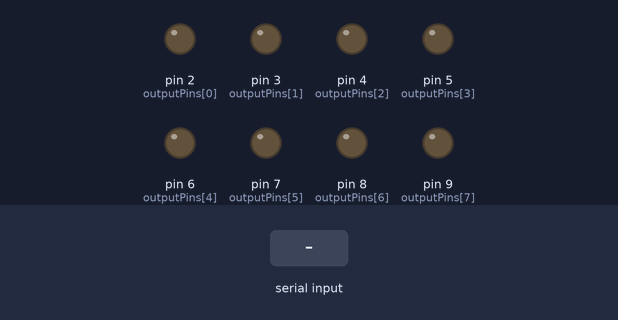
Bench run of a sketch on a simulated Arduino Uno, built with avr-gcc and run on an emulated ATmega328P. Parts: output pins drawn as LEDs (lit = HIGH). The test bench sets the inputs (shaded band).

Above: at 1.2 s.
1.3 s: byte 30 received over Serial
At 2.7 s:
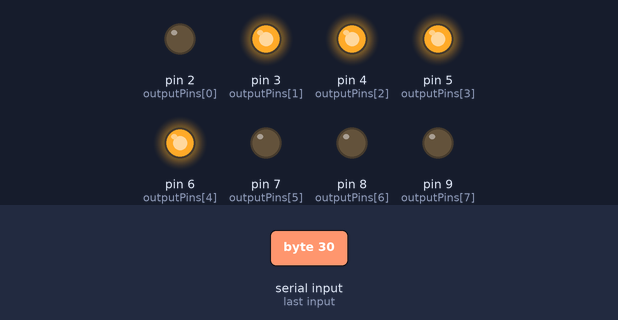
4.3 s: byte 90 received over Serial
At 5.0 s:
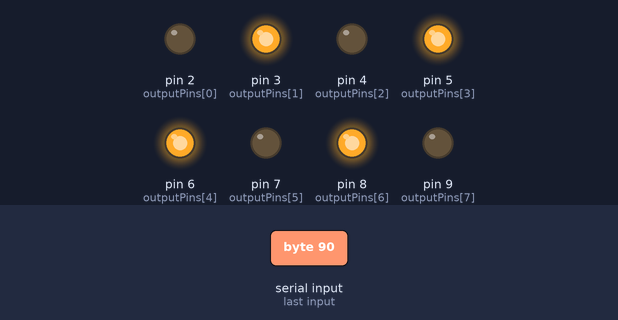
7.3 s: byte 120 received over Serial
At 8.4 s:
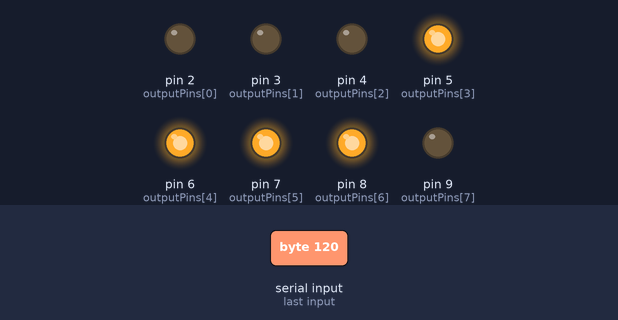
Timing chart, 0 to 10.8 s (numbered marks = the images above; inputs shaded):
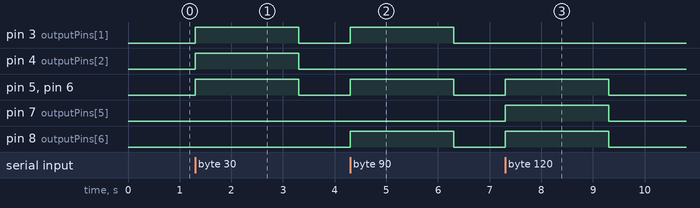

The sketch:

commented_firmware.ino
```cpp
// (licence header left out)
#include "Arduino.h";
// the following pin numbers depend on where you actually put the wires on your device
const int outputPins[] = {2,3,4,5,6,7,8,9};

void setup() {
  Serial.begin(115200);
  // "auto" is inferring variable type from "outputPins" array = int
  for(auto pin: outputPins) pinMode(pin, OUTPUT);
}

// The expected byte is an ASCII character in the range of [0, 255]
void loop() {
  // If no new information, do nothing
  if(!Serial.available()) return;
  // Else, read a single byte and format it as ...
  // type (_t) "unsigned (u) integer (int) of 8 (8) bits" = uint8_t
  uint8_t inChar = Serial.read();

  // Set the 8 pins to correspond to the byte
  setOutputs(inChar);

  // Leave the pins ON for long enough to be detected
  // This depends on the sampling rate of the device that receives the byte
  delay(2000);

  // Then clear again and wait shortly
  clearOutputs();
  delay(8);
}

// Quick way of setting the 8 pins by using bitwise operators
// for each pin check using "&", whether the byte corresponding to
// own position is ON. We get the own position through the "<<" sliding
// of a 1 across the 00000001 ... 00000010 ... 00000100 ... etc.
// setting a pin to LOW if zero and else HIGH
void setOutputs(uint8_t outChar) {
  for(int i=0;i<8;i++) digitalWrite(outputPins[i], outChar&(1<<i));
}


// Clearing all pins, setting their output to LOW
void clearOutputs() {
  for(auto pin: outputPins) digitalWrite(pin, LOW);
}
```

Measured:
- after the input at 1.3 s, pin 3 (outputPins[1]), pin 4 (outputPins[2]), pin 5 (outputPins[3]), pin 6 (outputPins[4]): LOW → HIGH at once, → LOW 2.0 s later
- after the input at 4.3 s, pin 3 (outputPins[1]), pin 5 (outputPins[3]), pin 6 (outputPins[4]), pin 8 (outputPins[6]): LOW → HIGH at once, → LOW 2.0 s later
- after the input at 7.3 s, pin 5 (outputPins[3]), pin 6 (outputPins[4]), pin 7 (outputPins[5]), pin 8 (outputPins[6]): LOW → HIGH at once, → LOW 2.0 s later
